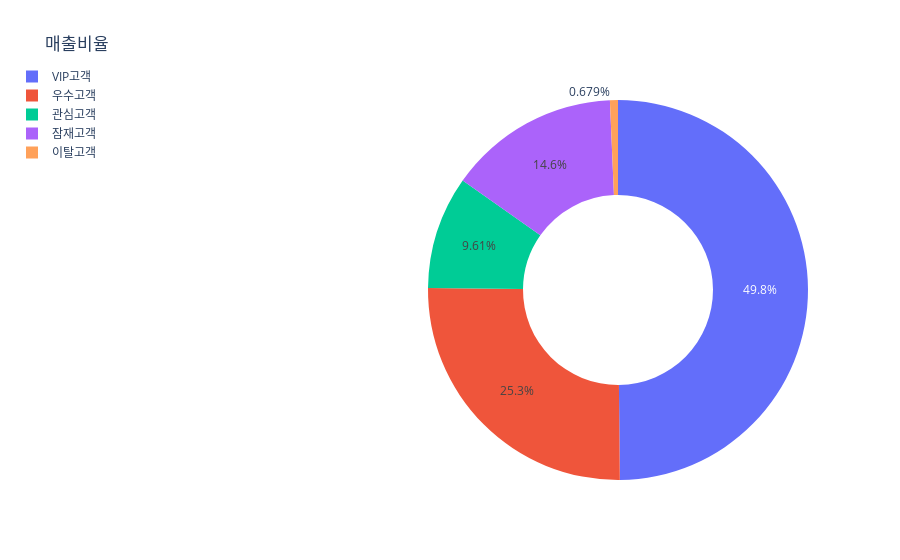

Notebook source saved alongside this figure:
### Code cell
def donut_chart2():
    custom_sort = {'VIP고객': 0, '우수고객': 1, '관심고객': 2, '잠재고객': 3, '이탈고객': 4}
    sorted_categories = sorted(rfm_clusters_final['고객분류'], key=lambda x: custom_sort[x])

    fig = px.pie(
        rfm_clusters_final,
        title="매출비율",
        values="매출",
        names="고객분류",
        template="plotly_white",
        hover_data=["매출 비율"],
        color_discrete_sequence=px.colors.qualitative.Plotly,  
        category_orders={"고객분류": sorted_categories},  
        hole=0.5  # 도넛의 중앙 뚫림을 나타내는 비율 (0~1)
    )

    fig.update_layout(legend=dict(x=-1, y=1.1), legend_orientation="v")
    fig.update_yaxes(title="", showticklabels=False)
    fig.data[0]["hovertemplate"] = fig.data[0]["hovertemplate"][:-14]
    return fig

fig2 = donut_chart2()
fig2.show()

### Figure 1 — Plotly figure (JSON) as saved in the notebook; plotly's stock layout.template omitted (floating-point values rounded to 4 significant figures)
{"data": [{"customdata": [["50.0%"], ["25.0%"], ["10.0%"], ["15.0%"], ["1.0%"]], "direction": "clockwise", "domain": {"x": [0, 1], "y": [0, 1]}, "hole": 0.5, "hovertemplate": "고객분류=%{label}<br>매출=%{value}<br>매출 비율=%{customdata[0]}<", "labels": ["VIP고객", "우수고객", "관심고객", "잠재고객", "이탈고객"], "legendgroup": "", "name": "", "showlegend": true, "sort": false, "type": "pie", "values": [1894000.0, 961600.0, 365000.0, 553000.0, 25810.0]}], "layout": {"legend": {"orientation": "v", "tracegroupgap": 0, "x": -1, "y": 1.1}, "piecolorway": ["#636EFA", "#EF553B", "#00CC96", "#AB63FA", "#FFA15A", "#19D3F3", "#FF6692", "#B6E880", "#FF97FF", "#FECB52"], "title": {"text": "매출비율"}, "yaxis": {"showticklabels": false, "title": {"text": ""}}}}
